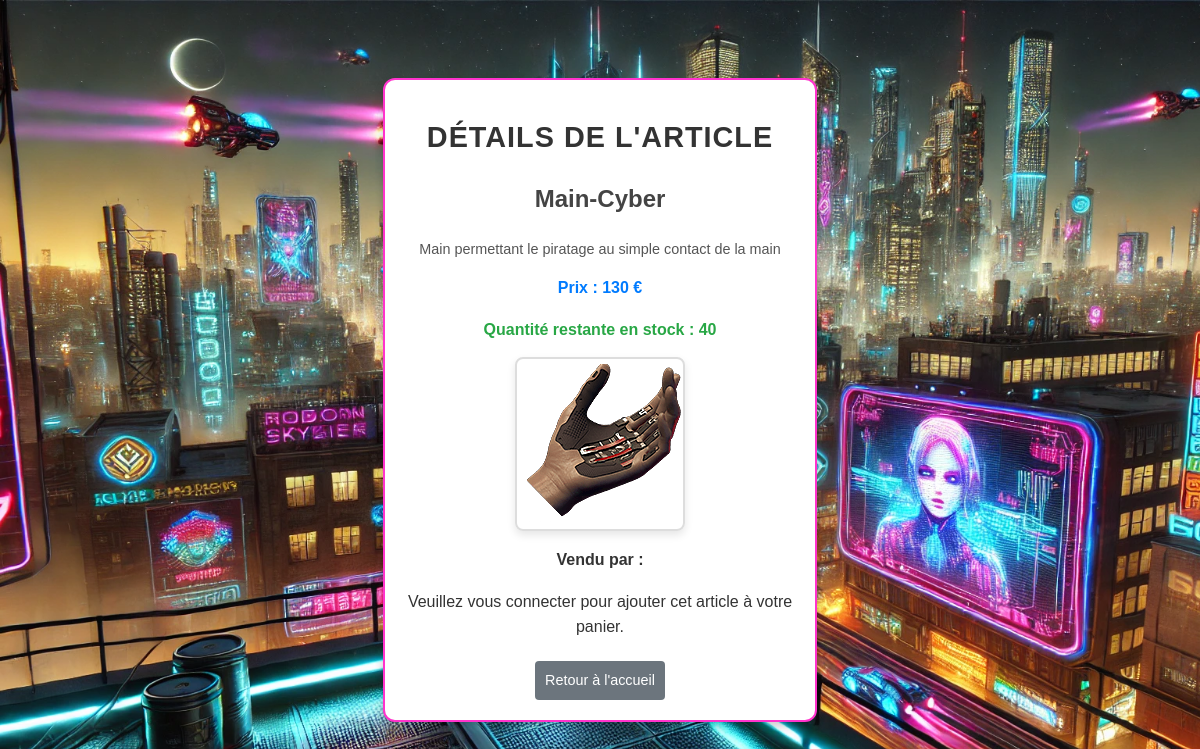
The app's page /detail.php?id=9 with its own data.
### tables this page shows
CREATE TABLE IF NOT EXISTS `article` (
  `id` int NOT NULL AUTO_INCREMENT,
  `name` varchar(100) NOT NULL,
  `description` text NOT NULL,
  `price` float NOT NULL,
  `published_at` timestamp NULL DEFAULT CURRENT_TIMESTAMP,
  `author_id` int NOT NULL,
  `image_url` varchar(255) DEFAULT NULL,
  PRIMARY KEY (`id`),
  KEY `author_id` (`author_id`)
);

CREATE TABLE IF NOT EXISTS `stock` (
  `id` int NOT NULL AUTO_INCREMENT,
  `article_id` int NOT NULL,
  `quantity` int NOT NULL DEFAULT '0',
  PRIMARY KEY (`id`),
  KEY `article_id` (`article_id`)
);

### detail.php (the view, shortened to what this page needs)
<?php
$mysqli = new mysqli("localhost", "root", "", "chrome-haven");
$article_id = intval($_GET['id']);
$query = "SELECT * FROM Article WHERE id = ?";
$stmt = $mysqli->prepare($query);
$stmt->bind_param("i", $article_id);
$stmt->execute();
$result = $stmt->get_result();
$article = $result->fetch_assoc();
$stockQuery = "SELECT quantity FROM Stock WHERE article_id = ?";
$stockStmt = $mysqli->prepare($stockQuery);
$stockStmt->bind_param("i", $article_id);
$stockStmt->execute();
$stockResult = $stockStmt->get_result();
if ($stockResult) {
    $stock = $stockResult->fetch_assoc();
    $remainingQuantity = $stock ? $stock['quantity'] : 0;
} else {
    $remainingQuantity = 0;
    echo "Erreur dans la récupération du stock.";
}
?>
<!DOCTYPE html>
<html lang="fr">
<head>
    <link rel="stylesheet" href="static/detail.css">
</head>
<body>
    <div class="container">
        <h1 class="page-title">Détails de l'article</h1>
        <div class="article-details">
            <h2 class="article-title"><?php echo htmlspecialchars($article['name']); ?></h2>
            <p class="article-description"><?php echo htmlspecialchars($article['description']); ?></p>
            <p class="article-price">Prix : <?php echo htmlspecialchars($article['price']); ?> €</p>
            <p class="article-stock">
                <strong>Quantité restante en stock :</strong>
                <?php echo $remainingQuantity > 0 ? $remainingQuantity : "Indisponible"; ?>
            </p>
            <?php if (!empty($article['image_url'])): ?>
                <div class="article-image">
                    <img src="<?php echo htmlspecialchars($article['image_url']); ?>" alt="Image de l'article" />
                </div>
            <?php endif; ?>
            <div class="seller-info">
                <p><strong>Vendu par :
                    </strong>
                </p>
            </div>
        </div>
        <?php if (isset($_SESSION['user_id'])): ?>
            <form class="cart-form" method="POST" action="cart.php">
                <input type="hidden" name="article_id" value="<?php echo $article['id']; ?>">
                <div class="form-group">
                    <label for="quantity">Quantité :</label>
                    <input type="number" name="quantity" id="quantity" required min="1" max="<?php echo $remainingQuantity; ?>" value="1">
                </div>
                <button type="submit" class="btn-submit">Ajouter au panier</button>
            </form>
        <?php else: ?>
            <p class="login-prompt">Veuillez vous connecter pour ajouter cet article à votre panier.</p>
        <?php endif; ?>
        <a href="home.php" class="btn-back">Retour à l'accueil</a>
    </div>
</body>
</html>

### static/detail.css (style rules this page uses)
body { font-family: Arial, sans-serif; margin: 0; padding: 0; background: url('../source/BG_log_sign.webp') no-repeat center center fixed; background-size: cover; color: #333; line-height: 1.6; display: flex; justify-content: center; align-items: center; height: 100vh; }
.container { width: 90%; max-width: 25rem; padding: 15px; background: #ffffff; border-radius: 12px; box-shadow: 0 4px 8px rgba(0, 0, 0, 0.2); text-align: center; border: 2px solid #ff33cc; overflow: hidden; }
.page-title { font-size: 1.8rem; margin-bottom: 20px; color: #333; text-transform: uppercase; letter-spacing: 1px; }
.article-details { margin-bottom: 15px; }
.article-title { font-size: 1.5rem; margin-bottom: 20px; font-weight: bold; color: #444; text-transform: capitalize; }
.article-description { margin-bottom: 10px; font-size: 0.9rem; line-height: 1.4; color: #555; }
.article-price { font-weight: bold; font-size: 1rem; color: #007bff; margin-bottom: 10px; }
.article-stock { font-weight: bold; color: #28a745; margin-bottom: 15px; }
.btn-submit, .btn-edit, .btn-back { display: inline-block; background-color: #007bff; color: white; border: none; padding: 8px 10px; border-radius: 4px; text-decoration: none; text-align: center; cursor: pointer; transition: background-color 0.3s ease; font-size: 0.9rem; margin: 5px; }
.btn-back { background-color: #6c757d; }
img { max-width: 100%; max-height: 250px; object-fit: contain; display: block; margin: 0 auto; border: 2px solid #ddd; border-radius: 8px; box-shadow: 0 4px 8px rgba(0, 0, 0, 0.1); }

### records on screen
article: name "Main-Cyber", description "Main permettant le piratage au simple contact de la main", price "130", image_url (picture)
stock: quantity "40"
